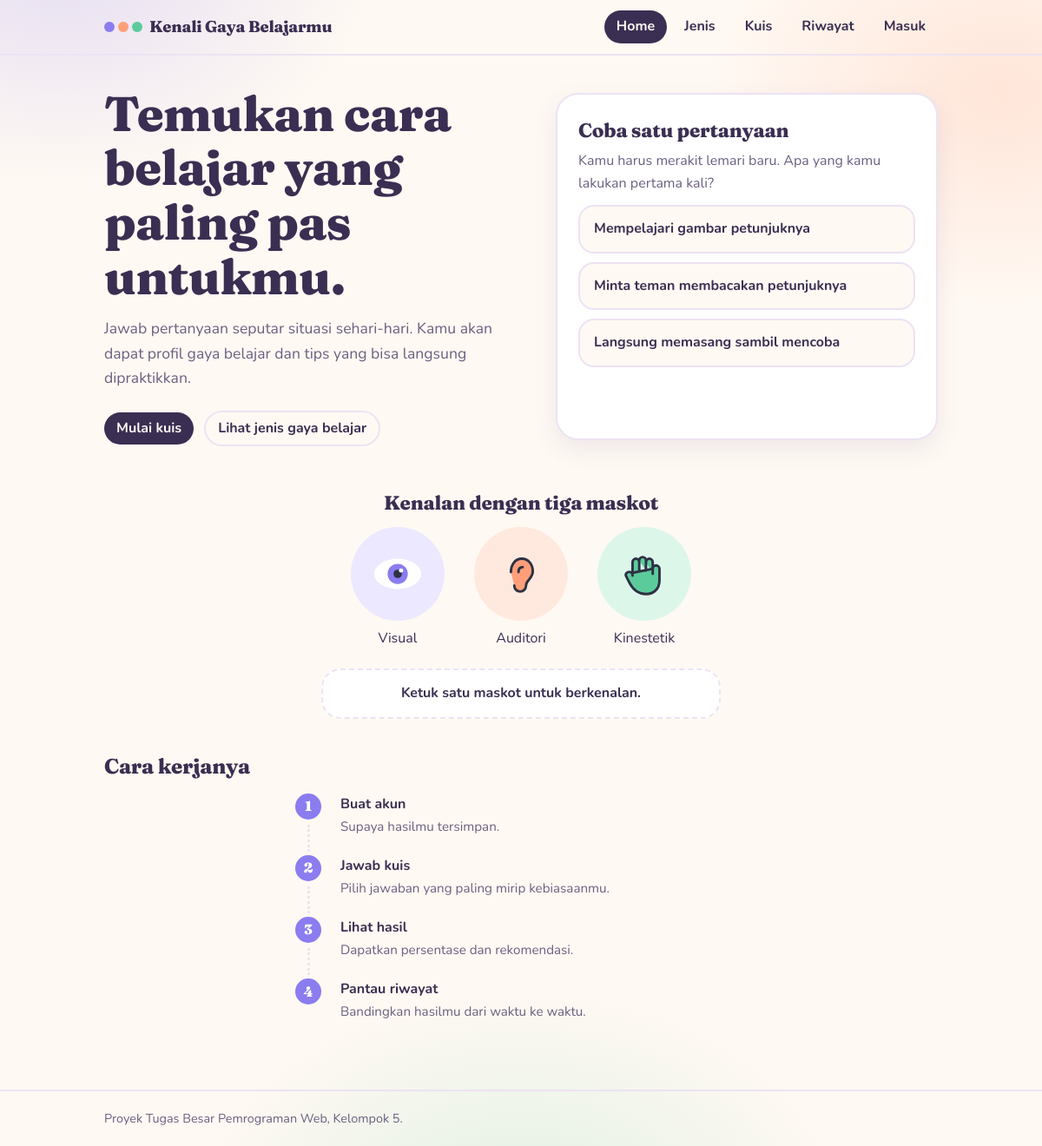
Before: / with the older database file.
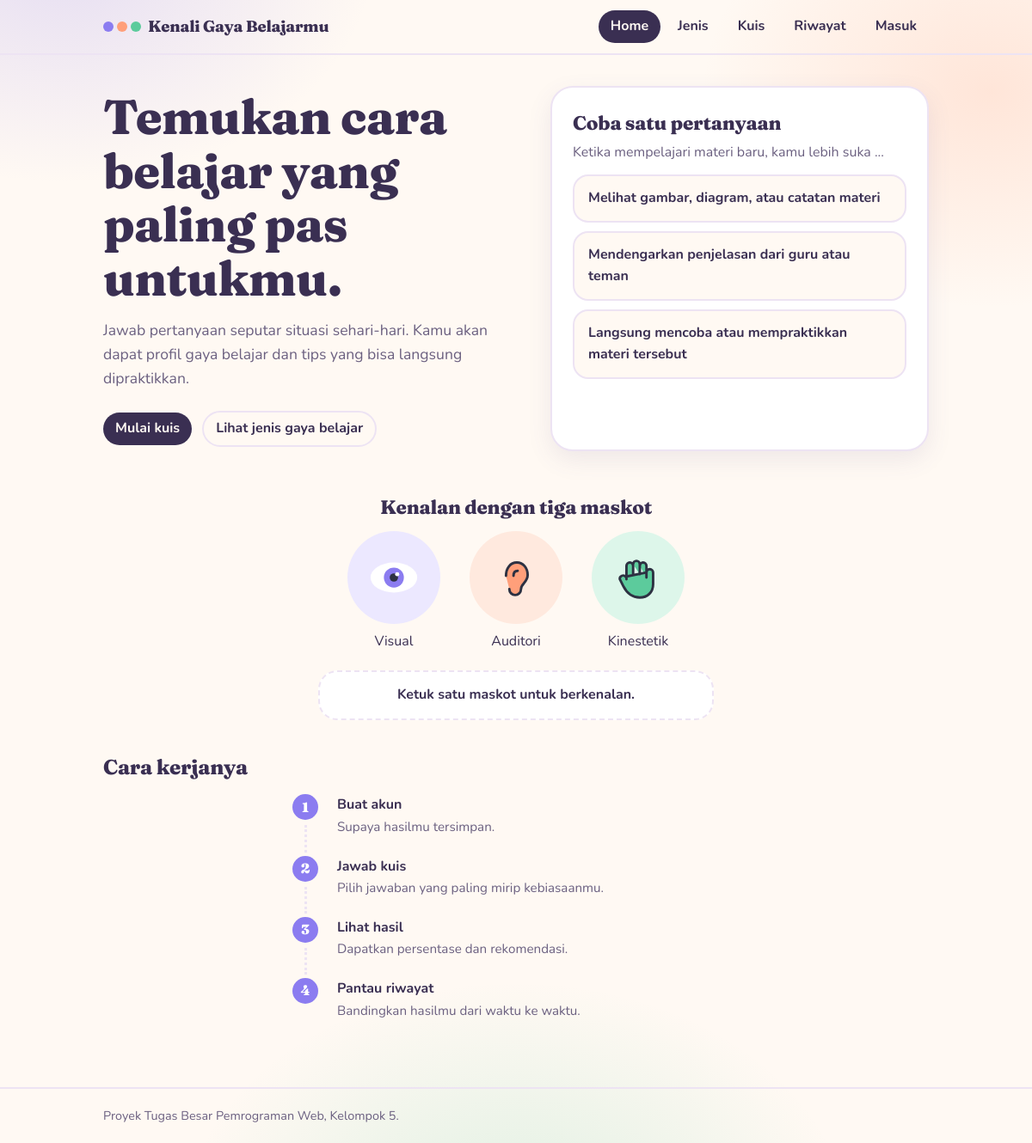
After: the same page with the newer database file.
### tables this page shows
CREATE TABLE `pertanyaan` (
  `id` int(11) NOT NULL,
  `teks` varchar(255) NOT NULL,
  `urutan` int(11) NOT NULL DEFAULT 0
);

CREATE TABLE `jawaban` (
  `id` int(11) NOT NULL,
  `pertanyaan_id` int(11) NOT NULL,
  `gaya_id` int(11) NOT NULL,
  `teks` varchar(255) NOT NULL
);

CREATE TABLE `gaya_belajar` (
  `id` int(11) NOT NULL,
  `kode` char(1) NOT NULL,
  `nama` varchar(30) NOT NULL,
  `julukan` varchar(60) NOT NULL,
  `pengertian` text NOT NULL,
  `kalimat_hasil` varchar(200) NOT NULL,
  `ciri` text DEFAULT NULL,
  `tips` text DEFAULT NULL,
  `bidang` varchar(200) DEFAULT NULL
);

### config/koneksi.php (called while the page is built, shortened)
<?php
function url(string $path): string {
    return BASE_URL . $path;
}
function e(?string $s): string {
    return htmlspecialchars((string)$s, ENT_QUOTES, 'UTF-8');
}

### index.php (the view, shortened to what this page needs)
<?php
require __DIR__ . '/config/koneksi.php';
require __DIR__ . '/includes/ikon.php';
$gaya  = $db->query('SELECT kode, nama, kalimat_hasil FROM gaya_belajar ORDER BY id')->fetch_all(MYSQLI_ASSOC);
$coba = null;
$q = $db->query('SELECT id, teks FROM pertanyaan ORDER BY urutan, id LIMIT 1')->fetch_assoc();
if ($q) {
    $stmt = $db->prepare('SELECT j.teks, g.kode FROM jawaban j JOIN gaya_belajar g ON g.id = j.gaya_id WHERE j.pertanyaan_id = ? ORDER BY j.gaya_id');
    $stmt->bind_param('i', $q['id']);
    $stmt->execute();
    $coba = ['teks' => $q['teks'], 'jawaban' => $stmt->get_result()->fetch_all(MYSQLI_ASSOC)];
}
require __DIR__ . '/includes/header.php';
?>
<section class="hero">
  <div>
    <h1>Temukan cara belajar yang paling pas untukmu.</h1>
    <p class="lead">Jawab pertanyaan seputar situasi sehari-hari. Kamu akan dapat profil gaya belajar dan tips yang bisa langsung dipraktikkan.</p>
    <div class="links" style="gap:12px"><a href="<?= e(url('/kuis.php')) ?>" class="btn">Mulai kuis</a><a href="<?= e(url('/jenis.php')) ?>" class="btn ghost">Lihat jenis gaya belajar</a></div>
  </div>
  <?php if ($coba): ?>
    <div class="cobacard" aria-labelledby="judulcoba">
      <h2 id="judulcoba">Coba satu pertanyaan</h2>
      <p><?= e($coba['teks']) ?></p>
      <?php foreach ($coba['jawaban'] as $j): ?>
        <button type="button" class="opt <?= e(strtolower($j['kode'])) ?>" data-kode="<?= e($j['kode']) ?>" aria-pressed="false"><?= e($j['teks']) ?></button>
      <?php endforeach; ?>
      <div id="dres" aria-live="polite"></div>
    </div>
  <?php endif; ?>
</section>
<h2 style="margin-top:48px;text-align:center">Kenalan dengan tiga maskot</h2>
<div class="trio">
  <?php foreach ($gaya as $g): ?>
    <button type="button" class="mas <?= e(strtolower($g['kode'])) ?>" data-kode="<?= e($g['kode']) ?>" aria-pressed="false">
      <span class="mi"><?= ikon($g['kode']) ?></span><?= e($g['nama']) ?>
    </button>
  <?php endforeach; ?>
</div>
<div class="trioNote" id="trioNote" aria-live="polite">Ketuk satu maskot untuk berkenalan.</div>
<h2 style="margin-top:36px;font-size:1.5rem">Cara kerjanya</h2>
<ol class="steps">
  <li><strong>Buat akun</strong><span>Supaya hasilmu tersimpan.</span></li>
  <li><strong>Jawab kuis</strong><span>Pilih jawaban yang paling mirip kebiasaanmu.</span></li>
  <li><strong>Lihat hasil</strong><span>Dapatkan persentase dan rekomendasi.</span></li>
  <li><strong>Pantau riwayat</strong><span>Bandingkan hasilmu dari waktu ke waktu.</span></li>
</ol>
<?php require __DIR__ . '/includes/footer.php'; ?>

### includes/header.php (shortened to what this page needs)
<?php
$halaman  = basename($_SERVER['SCRIPT_NAME']);
$pengguna = $_SESSION['user'] ?? null;
function nav_item(string $href, string $label, bool $aktif): string {
    return '<a href="' . e(url($href)) . '"' . ($aktif ? ' aria-current="page"' : '') . '>' . e($label) . '</a>';
}
?>
<!DOCTYPE html>
<html lang="id">
<head>
  <link rel="stylesheet" href="<?= BASE_URL ?>/assets/style.css?v=<?= (int)@filemtime(__DIR__ . '/../assets/style.css') ?>">
</head>
<body>
<header><div class="wrap"><nav aria-label="Navigasi utama">
  <a href="<?= e(url('/')) ?>" class="logo"><span class="dots" aria-hidden="true"><i style="background:var(--blue)"></i><i style="background:var(--yellow)"></i><i style="background:var(--green)"></i></span>Kenali Gaya Belajarmu</a>
  <div class="links">
    <?= nav_item('/', 'Home', $halaman === 'index.php') ?>
    <?= nav_item('/jenis.php', 'Jenis', $halaman === 'jenis.php') ?>
    <?= nav_item('/kuis.php', 'Kuis', in_array($halaman, ['kuis.php', 'hasil.php'], true)) ?>
    <?= nav_item('/riwayat.php', 'Riwayat', $halaman === 'riwayat.php') ?>
    <?php if ($pengguna): ?>
      <?= nav_item('/profil.php', explode(' ', trim($pengguna['nama']))[0], $halaman === 'profil.php') ?>
    <?php else: ?>
      <?= nav_item('/masuk.php', 'Masuk', in_array($halaman, ['masuk.php', 'daftar.php'], true)) ?>
    <?php endif; ?>
  </div>
</nav></div></header>
<main class="wrap">

### includes/ikon.php
<?php
function ikon(string $kode): string {
    switch (strtoupper($kode)) {
        case 'V':
            return '<svg viewBox="0 0 64 64" aria-hidden="true"><ellipse cx="32" cy="32" rx="28" ry="18" fill="#fff"/><circle cx="32" cy="32" r="12" fill="#8B7CF0"/><circle cx="32" cy="32" r="5" fill="#2D3142"/><circle cx="36" cy="28" r="2.5" fill="#fff"/></svg>';
        case 'A':
            return '<svg viewBox="0 0 64 64" aria-hidden="true"><path d="M20 30c0-9 5-16 13-16s13 7 13 15c0 9-8 10-8 17a7 7 0 0 1-14 0" fill="#FF9F7A" stroke="#2D3142" stroke-width="3" stroke-linecap="round"/><path d="M29 30c0-4 2-6 5-6" fill="none" stroke="#2D3142" stroke-width="3" stroke-linecap="round"/></svg>';
        default:
            return '<svg viewBox="0 0 64 64" aria-hidden="true"><path d="M18 34V18a4 4 0 0 1 8 0v10m0-12a4 4 0 0 1 8 0v12m0-10a4 4 0 0 1 8 0v14m0-6a4 4 0 0 1 8 0v14c0 10-7 16-16 16-10 0-16-6-20-14l-4-8a4 4 0 0 1 7-3z" fill="#5CCB9C" stroke="#2D3142" stroke-width="3" stroke-linejoin="round" stroke-linecap="round"/></svg>';
    }
}

### includes/footer.php
</main>
<footer><div class="wrap">Proyek Tugas Besar Pemrograman Web, Kelompok 5.</div></footer>
</body>
</html>

Changed rows visible on the page:
removed pertanyaan: teks "Kamu harus merakit lemari baru. Apa yang kamu lakukan pertama kali?"
removed jawaban: teks "Mempelajari gambar petunjuknya"
removed jawaban: teks "Minta teman membacakan petunjuknya"
removed jawaban: teks "Langsung memasang sambil mencoba"
now on this page (row edited): pertanyaan: teks "Ketika mempelajari materi baru, kamu lebih suka ..."
now on this page (row edited): jawaban: teks "Melihat gambar, diagram, atau catatan materi"
now on this page (row edited): jawaban: teks "Mendengarkan penjelasan dari guru atau teman"
now on this page (row edited): jawaban: teks "Langsung mencoba atau mempraktikkan materi tersebut"
